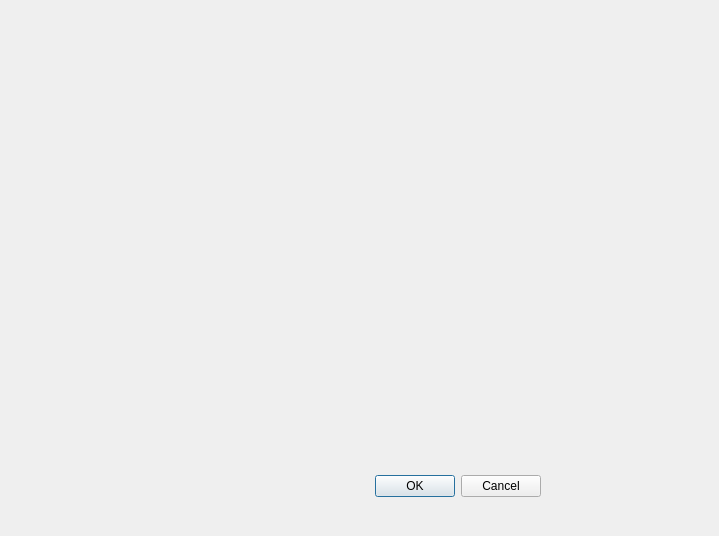
<?xml version="1.0" encoding="UTF-8"?>
<ui version="4.0">
 <class>Dialog</class>
 <widget class="QDialog" name="Dialog">
  <property name="geometry">
   <rect>
    <x>0</x>
    <y>0</y>
    <width>719</width>
    <height>536</height>
   </rect>
  </property>
  <property name="windowTitle">
   <string>Dialog</string>
  </property>
  <widget class="QWidget" name="layoutWidget">
   <property name="geometry">
    <rect>
     <x>190</x>
     <y>470</y>
     <width>351</width>
     <height>33</height>
    </rect>
   </property>
   <layout class="QHBoxLayout">
    <property name="spacing">
     <number>6</number>
    </property>
    <property name="leftMargin">
     <number>0</number>
    </property>
    <property name="topMargin">
     <number>0</number>
    </property>
    <property name="rightMargin">
     <number>0</number>
    </property>
    <property name="bottomMargin">
     <number>0</number>
    </property>
    <item>
     <spacer>
      <property name="orientation">
       <enum>Qt::Horizontal</enum>
      </property>
      <property name="sizeHint" stdset="0">
       <size>
        <width>131</width>
        <height>31</height>
       </size>
      </property>
     </spacer>
    </item>
    <item>
     <widget class="QPushButton" name="okButton">
      <property name="text">
       <string>OK</string>
      </property>
     </widget>
    </item>
    <item>
     <widget class="QPushButton" name="cancelButton">
      <property name="text">
       <string>Cancel</string>
      </property>
     </widget>
    </item>
   </layout>
  </widget>
 </widget>
 <resources/>
 <connections>
  <connection>
   <sender>okButton</sender>
   <signal>clicked()</signal>
   <receiver>Dialog</receiver>
   <slot>accept()</slot>
   <hints>
    <hint type="sourcelabel">
     <x>278</x>
     <y>253</y>
    </hint>
    <hint type="destinationlabel">
     <x>96</x>
     <y>254</y>
    </hint>
   </hints>
  </connection>
  <connection>
   <sender>cancelButton</sender>
   <signal>clicked()</signal>
   <receiver>Dialog</receiver>
   <slot>reject()</slot>
   <hints>
    <hint type="sourcelabel">
     <x>369</x>
     <y>253</y>
    </hint>
    <hint type="destinationlabel">
     <x>179</x>
     <y>282</y>
    </hint>
   </hints>
  </connection>
 </connections>
</ui>
